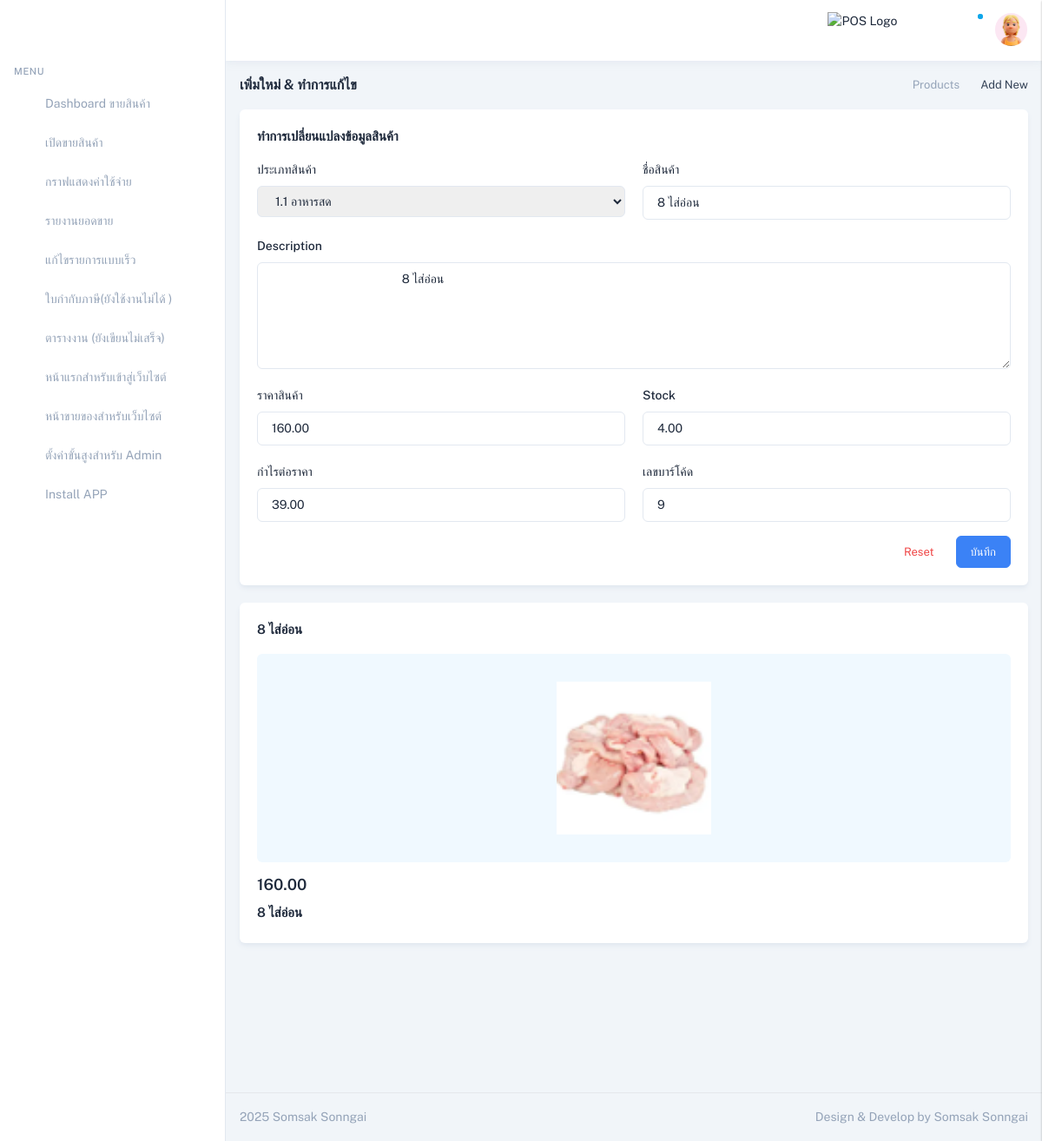
Page /EditAdd/9/ (signed in) on the committed database.
### productapp/models.py (models this page shows, shortened)
class Product1(models.Model):
    category = models.ForeignKey('Category',on_delete=models.CASCADE,null=True,verbose_name="หมวดหมู่สินค้า")
    name = models.CharField("ชื่อสินค้า", max_length=100)
    description = models.TextField("รายละเอียดสินค้า", max_length=500)
    price = models.DecimalField("ราคาขาย", max_digits=10, decimal_places=2)
    stock = models.DecimalField("จำนวนในสต๊อก", max_digits=10, decimal_places=2)
    is_trending = models.BooleanField("สินค้าแนะนำ", default=False)
    image = models.ImageField("รูปสินค้า", upload_to="product")
    profitprice = models.DecimalField("ราคากำไร", max_digits=10, decimal_places=2)
    created_at = models.DateTimeField("วันที่เพิ่มสินค้า", auto_now_add=True)
    updated_at = models.DateTimeField("วันที่แก้ไขล่าสุด", auto_now=True)
    barcode = models.CharField("บาร์โค้ด", max_length=13, unique=True)
    class Meta:
        verbose_name = "Product"
        verbose_name_plural = "รายการสินค้า"

class Category(models.Model):
    name = models.CharField(max_length=100, unique=True)  # ชื่อหมวดหมู่
    class Meta:
        verbose_name = "Category"
        verbose_name_plural = "ประเภทรายการสินค้า"
        ordering = ['name']

### DashboardUser/views.py (the view, shortened to what this page needs)
# urls.py: path("EditAdd/<int:id>/",views.EditAdd, name="EditAdd"),#5
@login_required(login_url='/login_cover/') # สำหรับการามัครสมาชิก
@user_passes_test(is_special_admin,login_url='/eror404/') # ถ้าไม่ได้อนุญาติก็จะdirect ไปที่ urlนั้ อนุญาติเข้าสู่ระบบโดยกลุ่มนี้นอกเหนือจากกลุ่มนั้ก็ไม่สามารถเข้าไปได้
def EditAdd(request,id):
    product = get_object_or_404(Product1, pk=id)
    filter2 = Category.objects.all()
    filter1= Product1.objects.all()
    filter2=Category.objects.all()
    product=Product1.objects.get(pk=id)
    ProductStock = Product1.objects.filter(stock__lt=10)
    total_product_count = ProductStock.count()
    return render (request,"EditAdd.html",{"product":product,"filter1":filter1,"filter2":filter2,"ProductStock":ProductStock,"total_product_count":total_product_count})

### DashboardUser/views.py (called while the page is built)
def is_special_admin(user):
    return user.is_authenticated and user.groups.filter(name='SpecialAdmin').exists()

### DashboardUser/templates/EditAdd.html (shortened to what this page needs)
{% extends "LayoutDashbords.html"%}
{% load humanize %}
{% load static %}
{% block content%}
<div class="relative min-h-screen group-data-[sidebar-size=sm]:min-h-sm">
    <div class="group-data-[sidebar-size=lg]:ltr:md:ml-vertical-menu group-data-[sidebar-size=lg]:rtl:md:mr-vertical-menu group-data-[sidebar-size=md]:ltr:ml-vertical-menu-md group-data-[sidebar-size=md]:rtl:mr-vertical-menu-md group-data-[sidebar-size=sm]:ltr:ml-vertical-menu-sm group-data-[sidebar-size=sm]:rtl:mr-vertical-menu-sm pt-[calc(theme('spacing.header')_*_1)] pb-[calc(theme('spacing.header')_*_0.8)] px-4 group-data-[navbar=bordered]:pt-[calc(theme('spacing.header')_*_1.3)] group-data-[navbar=hidden]:pt-0 group-data-[layout=horizontal]:mx-auto group-data-[layout=horizontal]:max-w-screen-2xl group-data-[layout=horizontal]:px-0 group-data-[layout=horizontal]:group-data-[sidebar-size=lg]:ltr:md:ml-auto group-data-[layout=horizontal]:group-data-[sidebar-size=lg]:rtl:md:mr-auto group-data-[layout=horizontal]:md:pt-[calc(theme('spacing.header')_*_1.6)] group-data-[layout=horizontal]:px-3 group-data-[layout=horizontal]:group-data-[navbar=hidden]:pt-[calc(theme('spacing.header')_*_0.9)]">
        <div class="container-fluid group-data-[content=boxed]:max-w-boxed mx-auto">
            <div class="flex flex-col gap-2 py-4 md:flex-row md:items-center print:hidden">
                <div class="grow">
                    <h5 class="text-16">เพิ่มใหม่ & ทำการแก้ไข </h5>
                </div>
                <ul class="flex items-center gap-2 text-sm font-normal shrink-0">
                    <li class="relative before:content-['\ea54'] before:font-remix ltr:before:-right-1 rtl:before:-left-1  before:absolute before:text-[18px] before:-top-[3px] ltr:pr-4 rtl:pl-4 before:text-slate-400 dark:text-zink-200">
                        <a href="#!" class="text-slate-400 dark:text-zink-200">Products</a>
                    </li>
                    <li class="text-slate-700 dark:text-zink-100">
                        Add New
                    </li>
                </ul>
            </div>
            <div class="grid grid-cols-1 xl:grid-cols-12 gap-x-5">
                <div class="xl:col-span-9">
                    <div class="card">
                        <div class="card-body">
                            <h6 class="mb-4 text-15">ทำการเปลี่ยนแปลงข้อมูลสินค้า</h6>
                            <form method="POST" action="{% url 'EditAdd' product.id %}">
                                <div class="grid grid-cols-1 gap-5 lg:grid-cols-2 xl:grid-cols-12">
                                    <div class="xl:col-span-4">
                                        <label for="taxApplicable" class="inline-block mb-2 text-base font-medium">ประเภทสินค้า</label>
                                        <select name="taxApplicable" id="taxApplicable" required
                                        class="form-input border-slate-200 dark:border-zink-500 focus:outline-none focus:border-custom-500 disabled:bg-slate-100 dark:disabled:bg-zink-600 disabled:border-slate-300 dark:disabled:border-zink-500 dark:disabled:text-zink-200 disabled:text-slate-500 dark:text-zink-100 dark:bg-zink-700 dark:focus:border-custom-800 placeholder:text-slate-400 dark:placeholder:text-zink-200">
                                            {% for category in filter2 %}
                                                <option value="{{ category.id }}" {% if category.id == product.category.id %}selected{% endif %}>
                                                    {{ category.name }}
                                                </option>
                                            {% endfor %}
                                        </select>
                                    </div>
                                    <div class="xl:col-span-4">
                                        <label for="product_name" class="inline-block mb-2 text-base font-medium">ชื่อสินค้า</label>
                                        <input type="text" id="product_name" name="product_name" value="{{ product.name }}" required
                                        class="form-input border-slate-200 dark:border-zink-500 focus:outline-none focus:border-custom-500 disabled:bg-slate-100 dark:disabled:bg-zink-600 disabled:border-slate-300 dark:disabled:border-zink-500 dark:disabled:text-zink-200 disabled:text-slate-500 dark:text-zink-100 dark:bg-zink-700 dark:focus:border-custom-800 placeholder:text-slate-400 dark:placeholder:text-zink-200"
                                            placeholder="กรอกชื่อสินค้า">
                                    </div>
                                    <div class="lg:col-span-2 xl:col-span-12">
                                        <label for="productDescription" class="inline-block mb-2 text-base font-medium">Description</label>
                                        <textarea id="productDescription" name="productDescription" rows="5" required
                                        class="form-input border-slate-200 dark:border-zink-500 focus:outline-none focus:border-custom-500 disabled:bg-slate-100 dark:disabled:bg-zink-600 disabled:border-slate-300 dark:disabled:border-zink-500 dark:disabled:text-zink-200 disabled:text-slate-500 dark:text-zink-100 dark:bg-zink-700 dark:focus:border-custom-800 placeholder:text-slate-400 dark:placeholder:text-zink-200">
                                            {{ product.description }}
                                        </textarea>
                                    </div>
                                    <div class="xl:col-span-4">
                                        <label for="product_price" class="inline-block mb-2 text-base font-medium">ราคาสินค้า</label>
                                        <input type="number" id="product_price" name="product_price" step="0.01" required
                                            value="{{ product.price }}" class="form-input border-slate-200 dark:border-zink-500 focus:outline-none focus:border-custom-500 disabled:bg-slate-100 dark:disabled:bg-zink-600 disabled:border-slate-300 dark:disabled:border-zink-500 dark:disabled:text-zink-200 disabled:text-slate-500 dark:text-zink-100 dark:bg-zink-700 dark:focus:border-custom-800 placeholder:text-slate-400 dark:placeholder:text-zink-200">
                                    </div>
                                    <div class="xl:col-span-4">
                                        <label for="stock" class="inline-block mb-2 text-base font-medium">Stock</label>
                                        <input type="number" step="any" id="stock" name="stock" required value="{{ product.stock }}"
                                        class="form-input border-slate-200 dark:border-zink-500 focus:outline-none focus:border-custom-500 disabled:bg-slate-100 dark:disabled:bg-zink-600 disabled:border-slate-300 dark:disabled:border-zink-500 dark:disabled:text-zink-200 disabled:text-slate-500 dark:text-zink-100 dark:bg-zink-700 dark:focus:border-custom-800 placeholder:text-slate-400 dark:placeholder:text-zink-200">
                                    </div>
                                    <div class="xl:col-span-4">
                                        <label for="profitprice" class="inline-block mb-2 text-base font-medium">กำไรต่อราคา</label>
                                        <input type="number" id="profitprice" name="profitprice" step="0.01" required value="{{ product.profitprice }}"
                                        class="form-input border-slate-200 dark:border-zink-500 focus:outline-none focus:border-custom-500 disabled:bg-slate-100 dark:disabled:bg-zink-600 disabled:border-slate-300 dark:disabled:border-zink-500 dark:disabled:text-zink-200 disabled:text-slate-500 dark:text-zink-100 dark:bg-zink-700 dark:focus:border-custom-800 placeholder:text-slate-400 dark:placeholder:text-zink-200">
                                    </div>
                                    <div class="xl:col-span-4">
                                        <label for="barcode" class="inline-block mb-2 text-base font-medium">เลขบาร์โค้ด</label>
                                        <input type="text" id="barcode" name="barcode" required value="{{ product.barcode }}"
                                        class="form-input border-slate-200 dark:border-zink-500 focus:outline-none focus:border-custom-500 disabled:bg-slate-100 dark:disabled:bg-zink-600 disabled:border-slate-300 dark:disabled:border-zink-500 dark:disabled:text-zink-200 disabled:text-slate-500 dark:text-zink-100 dark:bg-zink-700 dark:focus:border-custom-800 placeholder:text-slate-400 dark:placeholder:text-zink-200">
                                    </div>
                                </div>
                                <div class="flex justify-end gap-2 mt-4">
                                    <button type="reset" class="text-red-500 bg-white btn hover:text-red-500 hover:bg-red-100">
                                        Reset
                                    </button>
                                    <button data-modal-target="smallModal" id="saveButton" type="button" class="text-white btn bg-custom-500 border-custom-500 hover:text-white hover:bg-custom-600 hover:border-custom-600 focus:text-white focus:bg-custom-600 focus:border-custom-600 focus:ring focus:ring-custom-100 active:text-white active:bg-custom-600 active:border-custom-600 active:ring active:ring-custom-100 dark:ring-custom-400/20" disabled>บันทึก</button>
                                </div>
                            </form>
                        </div>
                    </div>
                </div>
                <div class="xl:col-span-3">
                    <div class="card sticky top-[calc(theme('spacing.header')_*_1.3)]">
                        <div class="card-body">
                            <h6 class="mb-4 text-15">{{ product.name }}</h6>
                            <div class="px-5 py-8 rounded-md bg-sky-50 dark:bg-zink-600">
                                <img src="{{ product.image.url }}" alt="" class="block mx-auto h-44">
                            </div>
                            <div class="mt-3">
                                <h5 class="mb-2">{{product.price}} <small class="font-normal line-through"></small></h5>
                                <h6 class="mb-1 text-15">{{ product.name }}</h6>
                            </div>
                        </div>
                    </div>
                </div>
            </div>
        </div>
    </div>
    <footer class="ltr:md:left-vertical-menu rtl:md:right-vertical-menu group-data-[sidebar-size=md]:ltr:md:left-vertical-menu-md group-data-[sidebar-size=md]:rtl:md:right-vertical-menu-md group-data-[sidebar-size=sm]:ltr:md:left-vertical-menu-sm group-data-[sidebar-size=sm]:rtl:md:right-vertical-menu-sm absolute right-0 bottom-0 px-4 h-14 group-data-[layout=horizontal]:ltr:left-0  group-data-[layout=horizontal]:rtl:right-0 left-0 border-t py-3 flex items-center dark:border-zink-600">
        <div class="group-data-[layout=horizontal]:mx-auto group-data-[layout=horizontal]:max-w-screen-2xl w-full">
            <div class="grid items-center grid-cols-1 text-center lg:grid-cols-2 text-slate-400 dark:text-zink-200 ltr:lg:text-left rtl:lg:text-right">
                <div>
                    <script>document.write(new Date().getFullYear())</script> Somsak Sonngai
                </div>
                <div class="hidden lg:block">
                    <div class="ltr:text-right rtl:text-left">
                        Design & Develop by Somsak Sonngai
                    </div>
                </div>
            </div>
        </div>
    </footer>
</div>
{% endblock%}

### rows in the picture
Product1: taxApplicable "1.1 อาหารสด", product_name "8 ไส่อ่อน", productDescription "8 ไส่อ่อน", product_price "160.00", stock "4.00", profitprice "39.00", barcode "9", name "8 ไส่อ่อน", image (picture), price "160.00"
